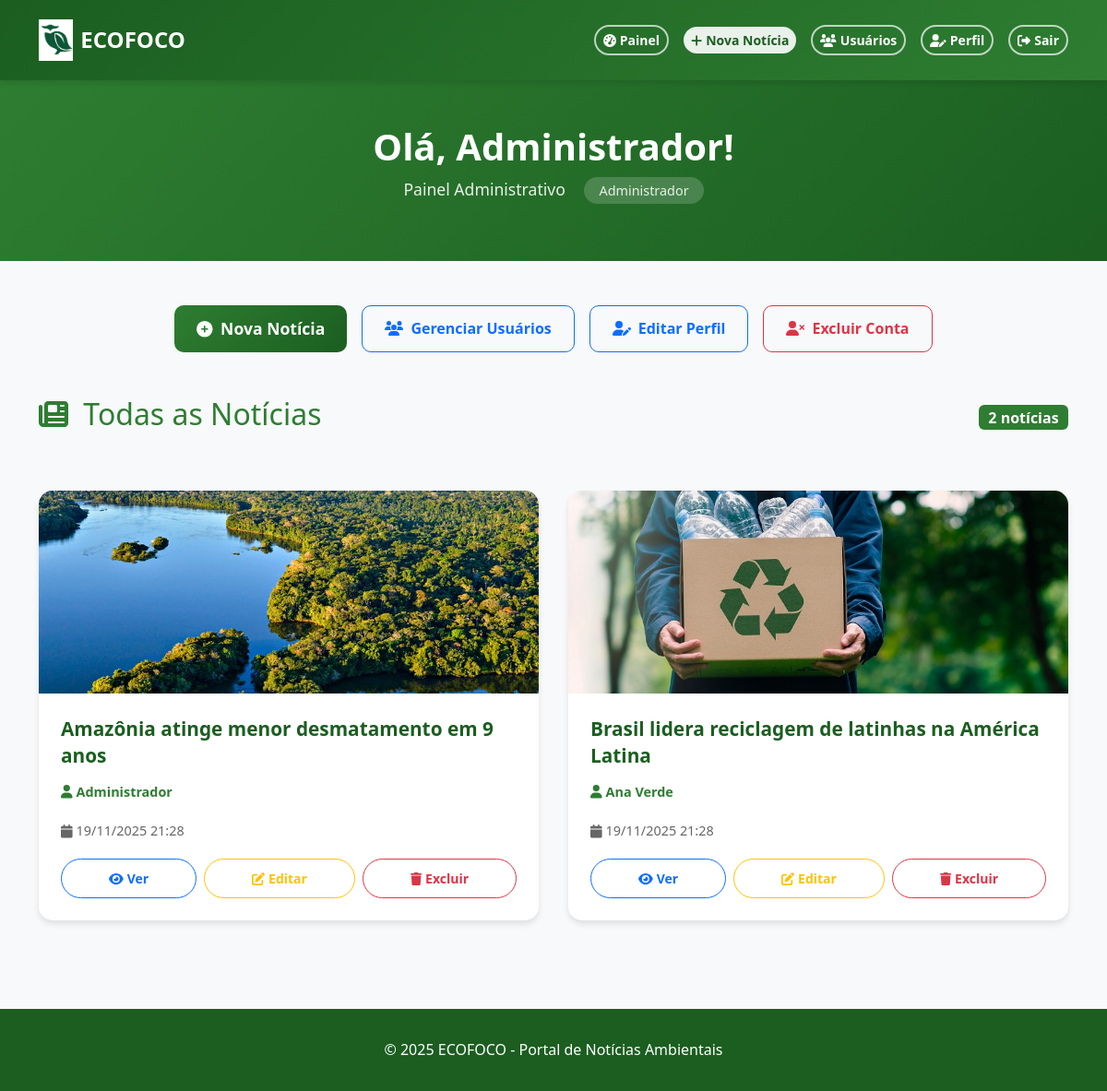
Page /dashboard.php (signed in) on the committed database.
### tables this page shows
CREATE TABLE noticias (
    id INT AUTO_INCREMENT PRIMARY KEY,
    titulo VARCHAR(200) NOT NULL,
    noticia TEXT NOT NULL,
    data DATETIME DEFAULT CURRENT_TIMESTAMP,
    autor INT NOT NULL,
    imagem VARCHAR(255),
    FOREIGN KEY (autor) REFERENCES usuarios(id) ON DELETE CASCADE
);

CREATE TABLE usuarios (
    id INT AUTO_INCREMENT PRIMARY KEY,
    nome VARCHAR(100) NOT NULL,
    email VARCHAR(150) UNIQUE NOT NULL,
    senha VARCHAR(255) NOT NULL,
    tipo ENUM('admin', 'user') DEFAULT 'user',
    criado_em DATETIME DEFAULT CURRENT_TIMESTAMP
);

### funcoes.php (called while the page is built, shortened)
<?php
function ehAdmin() {
    return isset($_SESSION['usuario_tipo']) && $_SESSION['usuario_tipo'] === 'admin';
}
?>

### dashboard.php (the view, shortened to what this page needs)
<?php
require 'conexao.php';
require 'funcoes.php';
if (ehAdmin()) {
    $stmt = $pdo->prepare("SELECT n.*, u.nome AS autor_nome FROM noticias n JOIN usuarios u ON n.autor = u.id ORDER BY n.data DESC");
    $stmt->execute();
    $titulo_painel = "Painel Administrativo";
} else {
    $stmt = $pdo->prepare("SELECT * FROM noticias WHERE autor = ? ORDER BY data DESC");
    $stmt->execute([$_SESSION['usuario_id']]);
    $titulo_painel = "Meu Painel";
}
$noticias = $stmt->fetchAll(PDO::FETCH_ASSOC);
?>
<!DOCTYPE html>
<html lang="pt-BR">
<head>
    <link href="bootstrap/css/bootstrap.min.css" rel="stylesheet">
    <link href="https://cdnjs.cloudflare.com/ajax/libs/font-awesome/6.5.0/css/all.min.css" rel="stylesheet">
    <link href="style.css" rel="stylesheet">
</head>
<body>
    <nav class="navbar navbar-expand-lg navbar-dark">
        <div class="container">
            <a class="navbar-brand d-flex align-items-center" href="index.php">
                <img src="imagens/coruja.PNG" alt="Logo ECOFOCO" style="height: 45px; width: auto;" class="me-2">
                <span>ECOFOCO</span>
            </a>
            <div class="ms-auto d-flex align-items-center gap-2">
                <a href="dashboard.php" class="btn btn-outline-light btn-sm">
                    <i class="fas fa-tachometer-alt me-1"></i><span>Painel</span>
                </a>
                <?php if (ehAdmin()): ?>
                    <a href="nova_noticia.php" class="btn btn-light btn-sm">
                        <i class="fas fa-plus me-1"></i><span>Nova Notícia</span>
                    </a>
                    <a href="gerenciar_usuarios.php" class="btn btn-outline-light btn-sm">
                        <i class="fas fa-users me-1"></i><span>Usuários</span>
                    </a>
                <?php endif; ?>
                <a href="editar_usuario.php" class="btn btn-outline-light btn-sm">
                    <i class="fas fa-user-edit me-1"></i><span>Perfil</span>
                </a>
                <a href="logout.php" class="btn btn-outline-light btn-sm">
                    <i class="fas fa-sign-out-alt me-1"></i><span>Sair</span>
                </a>
            </div>
        </div>
    </nav>
    <section class="dashboard-header">
        <div class="container">
            <h1 class="user-welcome">Olá, <?= htmlspecialchars($_SESSION['usuario_nome']) ?>!</h1>
            <p class="user-role">
                <?= $titulo_painel ?>
                <?php if (ehAdmin()): ?>
                    <span class="admin-badge">Administrador</span>
                <?php else: ?>
                    <span class="admin-badge">Usuário</span>
                <?php endif; ?>
            </p>
        </div>
    </section>
    <div class="container">
        <div class="dashboard-actions">
            <?php if (ehAdmin()): ?>
                <a href="nova_noticia.php" class="btn btn-primary action-btn">
                    <i class="fas fa-plus-circle me-2"></i>Nova Notícia
                </a>
                <a href="gerenciar_usuarios.php" class="btn btn-outline-primary action-btn">
                    <i class="fas fa-users me-2"></i>Gerenciar Usuários
                </a>
            <?php endif; ?>
            <a href="editar_usuario.php" class="btn btn-outline-primary action-btn">
                <i class="fas fa-user-edit me-2"></i>Editar Perfil
            </a>
            <a href="excluir_usuario.php" class="btn btn-outline-danger action-btn">
                <i class="fas fa-user-times me-2"></i>Excluir Conta
            </a>
        </div>
        <div class="d-flex justify-content-between align-items-center mb-4">
            <h2 class="text-primary-custom">
                <i class="fas fa-newspaper me-2"></i>
                <?= ehAdmin() ? 'Todas as Notícias' : 'Minhas Notícias' ?>
            </h2>
            <span class="badge bg-primary-custom fs-6"><?= count($noticias) ?> notícias</span>
        </div>
        <?php if (empty($noticias)): ?>
            <div class="text-center py-5">
                <div class="news-card p-5">
                    <i class="fas fa-newspaper fa-4x text-muted mb-3"></i>
                    <h3 class="text-muted">Nenhuma notícia publicada</h3>
                    <p class="text-muted mb-4">Comece a compartilhar conteúdo ambiental.</p>
                    <?php if (ehAdmin()): ?>
                        <a href="nova_noticia.php" class="btn btn-primary">
                            <i class="fas fa-plus me-2"></i>Publicar Primeira Notícia
                        </a>
                    <?php endif; ?>
                </div>
            </div>
        <?php else: ?>
            <div class="news-grid">
                <?php foreach ($noticias as $n): ?>
                    <div class="news-card">
                        <?php if ($n['imagem'] && file_exists($n['imagem'])): ?>
                            <img src="<?= htmlspecialchars($n['imagem']) ?>" class="news-image" alt="<?= htmlspecialchars($n['titulo']) ?>">
                        <?php else: ?>
                            <div class="news-image bg-light d-flex align-items-center justify-content-center text-muted">
                                <i class="fas fa-image fa-3x"></i>
                            </div>
                        <?php endif; ?>
                        <div class="news-card-body">
                            <h3 class="news-title"><?= htmlspecialchars($n['titulo']) ?></h3>
                            <?php if (ehAdmin()): ?>
                                <div class="news-meta">
                                    <span class="news-author">
                                        <i class="fas fa-user me-1"></i><?= htmlspecialchars($n['autor_nome']) ?>
                                    </span>
                                </div>
                            <?php endif; ?>
                            <div class="news-meta">
                                <span class="news-date">
                                    <i class="fas fa-calendar me-1"></i><?= date('d/m/Y H:i', strtotime($n['data'])) ?>
                                </span>
                            </div>
                            <div class="d-flex gap-2 mt-3">
                                <a href="noticia.php?id=<?= $n['id'] ?>" class="btn btn-outline-primary btn-sm flex-fill">
                                    <i class="fas fa-eye me-1"></i>Ver
                                </a>
                                <?php if (ehAdmin() || $n['autor'] == $_SESSION['usuario_id']): ?>
                                    <a href="editar_noticia.php?id=<?= $n['id'] ?>" class="btn btn-outline-warning btn-sm flex-fill">
                                        <i class="fas fa-edit me-1"></i>Editar
                                    </a>
                                    <a href="excluir_noticia.php?id=<?= $n['id'] ?>" class="btn btn-outline-danger btn-sm flex-fill"
                                       onclick="return confirm('Tem certeza que deseja excluir esta notícia?')">
                                        <i class="fas fa-trash me-1"></i>Excluir
                                    </a>
                                <?php endif; ?>
                            </div>
                        </div>
                    </div>
                <?php endforeach; ?>
            </div>
        <?php endif; ?>
    </div>
    <footer class="footer">
        <div class="container">
            <p class="mb-0">&copy; <?= date('Y') ?> ECOFOCO - Portal de Notícias Ambientais</p>
        </div>
    </footer>
</body>
</html>

### style.css (style rules this page uses)
:root { --primary-color: #2e7d32; --primary-dark: #1b5e20; --primary-light: #4caf50; --accent-color: #388e3c; --text-dark: #333; --text-light: #666; --bg-light: #f8f9fa; --white: #ffffff; --shadow: 0 4px 6px rgba(0, 0, 0, 0.1); --shadow-hover: 0 8px 15px rgba(0, 0, 0, 0.15); }
* { margin: 0; padding: 0; box-sizing: border-box; }
body { font-family: 'Segoe UI', Tahoma, Geneva, Verdana, sans-serif; line-height: 1.6; color: var(--text-dark); background-color: var(--bg-light); }
.navbar { background: linear-gradient(135deg, var(--primary-dark), var(--primary-color)) !important; box-shadow: var(--shadow); padding: 1rem 0; }
.navbar-brand { font-weight: 700; font-size: 1.5rem; color: var(--white) !important; }
.navbar-brand img { transition: transform 0.3s ease; }
.navbar .btn { border-radius: 25px; font-weight: 600; transition: all 0.3s ease; margin-left: 0.5rem; }
.navbar .btn-outline-light { border: 2px solid rgba(255, 255, 255, 0.7); color: white; }
.navbar .btn-light { background: rgba(255, 255, 255, 0.9); color: var(--primary-dark); border: none; }
.news-grid { display: grid; grid-template-columns: repeat(auto-fit, minmax(350px, 1fr)); gap: 2rem; padding: 2rem 0; }
.news-card { background: var(--white); border-radius: 15px; overflow: hidden; box-shadow: var(--shadow); transition: all 0.3s ease; border: none; }
.news-image { width: 100%; height: 220px; object-fit: cover; transition: transform 0.3s ease; }
.news-card-body { padding: 1.5rem; }
.news-title { font-size: 1.3rem; font-weight: 700; color: var(--primary-dark); margin-bottom: 0.8rem; line-height: 1.4; }
.news-meta { display: flex; justify-content: space-between; align-items: center; margin-bottom: 1.2rem; font-size: 0.9rem; color: var(--text-light); }
.news-author { font-weight: 600; color: var(--primary-color); }
.news-date { color: var(--text-light); }
.news-card .btn { border-radius: 25px; font-weight: 600; padding: 0.6rem 1.5rem; transition: all 0.3s ease; }
.btn-primary { background: linear-gradient(135deg, var(--primary-color), var(--primary-dark)); border: none; border-radius: 10px; padding: 0.75rem 2rem; font-weight: 600; font-size: 1.1rem; transition: all 0.3s ease; }
.dashboard-header { background: linear-gradient(135deg, var(--primary-color), var(--primary-dark)); color: white; padding: 3rem 0; text-align: center; margin-bottom: 3rem; }
.user-welcome { font-size: 2.5rem; font-weight: 700; margin-bottom: 0.5rem; }
.user-role { font-size: 1.1rem; opacity: 0.9; }
.admin-badge { background: rgba(255, 255, 255, 0.2); padding: 0.3rem 1rem; border-radius: 20px; font-size: 0.9rem; margin-left: 1rem; }
.dashboard-actions { display: flex; gap: 1rem; justify-content: center; flex-wrap: wrap; margin-bottom: 3rem; }
.action-btn { border-radius: 10px; padding: 0.75rem 1.5rem; font-weight: 600; transition: all 0.3s ease; }
.footer { background: var(--primary-dark); color: white; text-align: center; padding: 2rem 0; margin-top: 4rem; }
.text-primary-custom { color: var(--primary-color) !important; }
.bg-primary-custom { background-color: var(--primary-color) !important; }

### rows in the picture
noticias: imagem (picture), titulo "Amazônia atinge menor desmatamento em 9 anos", autor.nome "Administrador", data "19/11/2025 21:28"
noticias: imagem (picture), titulo "Brasil lidera reciclagem de latinhas na América Latina", autor.nome "Ana Verde", data "19/11/2025 21:28"

### other values in the picture
$_SESSION['usuario_nome'] "Administrador"
$titulo_painel "Painel Administrativo"
count($noticias) "2"
